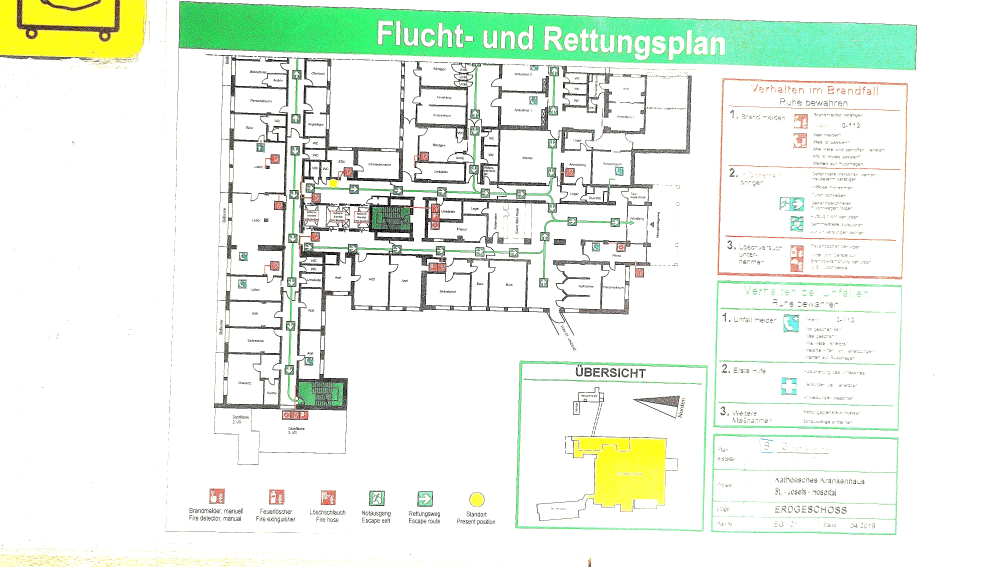
#> input picture src/preprocessing/py/map_cleaner/modified_image.jpg, 4032 x 2268 px (shown at 1/4 size)
$ python -i findDoors.py   (imports and definitions only)
#> lines starting #> are read from the running program, lines starting #| are printed output that depends on the picture
import numpy as np
import cv2 as cv

def locatedoors(img):
    mask_left = np.zeros((5, 5), dtype="int")
    mask_left[2, 0] = 1
    mask_left[2, 1] = 1
    mask_left[2, 2] = -1

    mask_right = np.zeros_like(mask_left, dtype="int")
    mask_right[2, 3] = 1
    mask_right[2, 4] = 1
    mask_right[2, 2] = -1

    mask_top = np.zeros_like(mask_left, dtype="int")
    mask_top[0, 2] = 1
    mask_top[1, 2] = 1
    mask_top[2, 2] = -1

    mask_bottom = np.zeros_like(mask_left, dtype="int")
    mask_bottom[3, 2] = 1
    mask_bottom[4, 2] = 1
    mask_bottom[2, 2] = -1

    output_image_left = cv.morphologyEx(img, cv.MORPH_HITMISS, mask_left)
    output_image_right = cv.morphologyEx(img, mask_right)
    output_image_top = cv.morphologyEx(img, cv.MORPH_HITMISS, mask_top)
    output_image_bottom = cv.morphologyEx(img, cv.MORPH_HITMISS, mask_bottom)
    cv.circle(output_image_left, (5, 5), 3, (255, 255, 0), -1)


    cv.imshow(output_image_left)
    cv.waitKey()
    cv.destroyAllWindows()

>>> import cv2
>>> picture = cv2.imread('../map_cleaner/modified_image.jpg', cv2.IMREAD_GRAYSCALE)
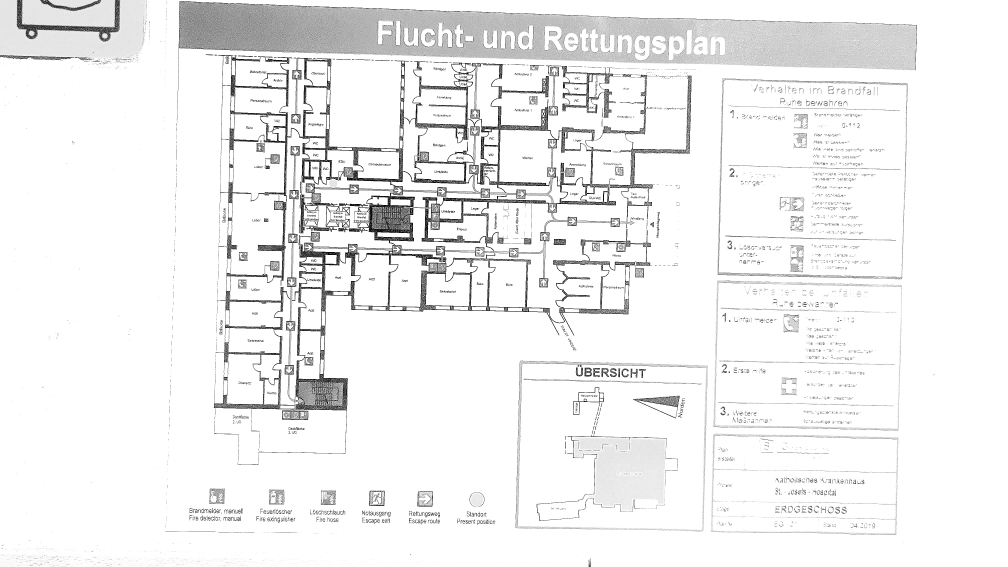
#> picture: shape (2268, 4032) (shown at 1/4 size); min 0, max 255, mean 240.4
>>> result = locatedoors(picture)
#> in locatedoors, `output_image_left = cv.morphologyEx(img, cv.MORPH_HITMISS, mask_left)`:
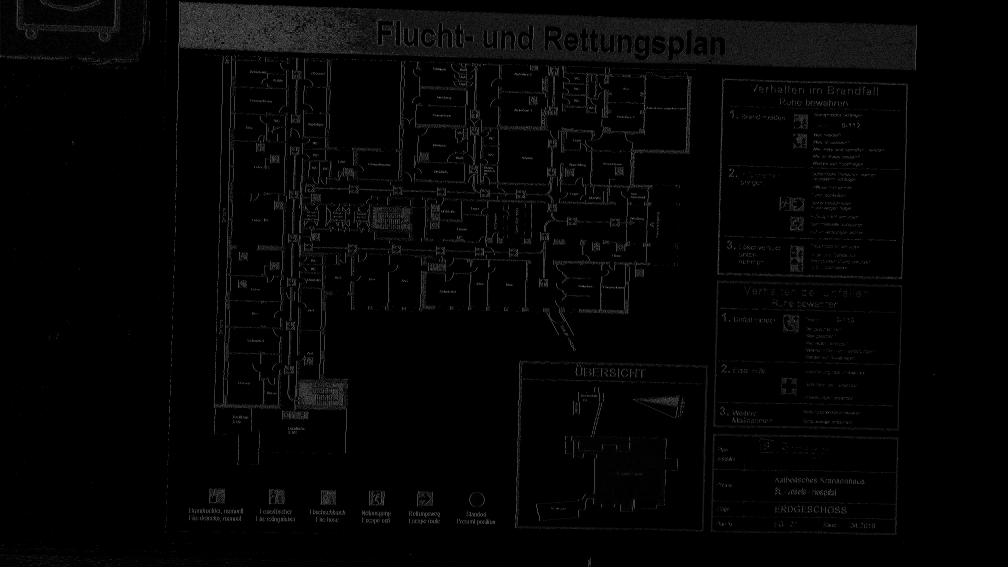
#> output_image_left: shape (2268, 4032) (shown at 1/4 size); min 0, max 255, mean 4.4
#> (the run stopped early here; a loop or call above may not have finished)
